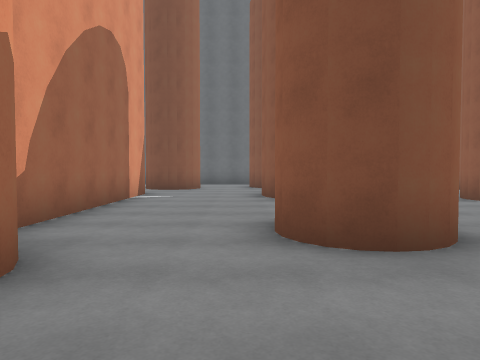
View 1 (above)

24 first-person views from a walk through a 3-D level made in the Unity game engine. The camera is 1.4 m above the floor, tilts 2° down and sees 70° across. The floor is counted in squares, 2 m on a side. Each view is taken from the middle of a square. On the plan, view 1 faces up. The plan holds only what a view shows up to about 11 squares ahead; the rest is blank. The place goes on beyond the plan. The player character is not drawn.

View 2
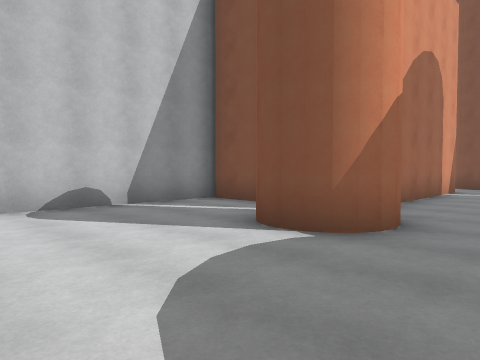

View 3
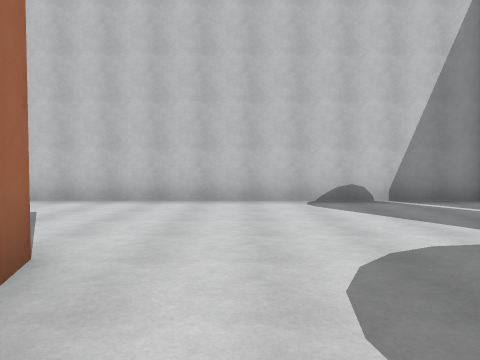

View 4
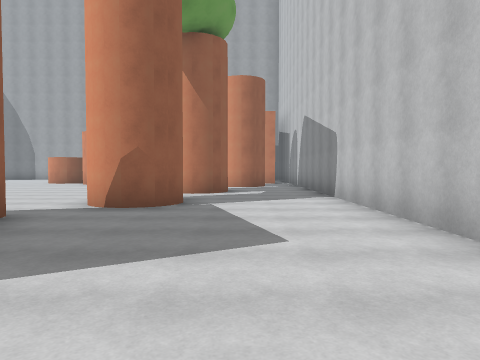

View 5
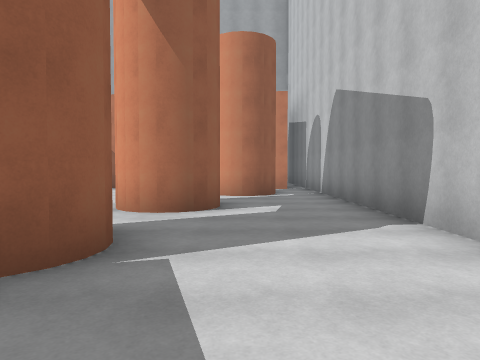

View 6
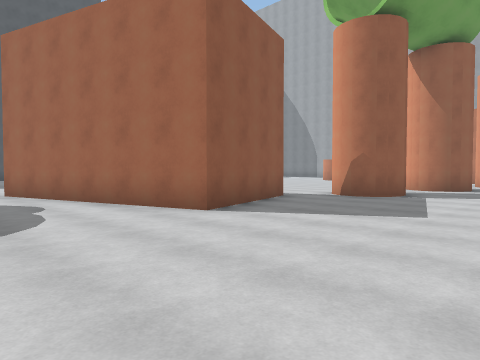

View 7
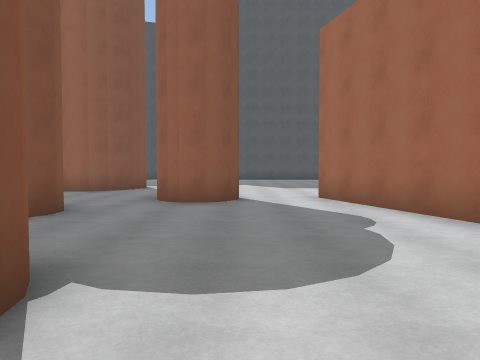

View 8
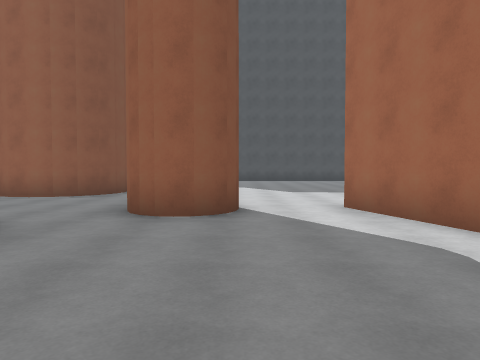

View 9
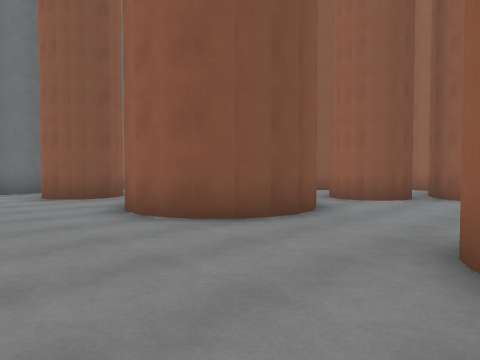

View 10
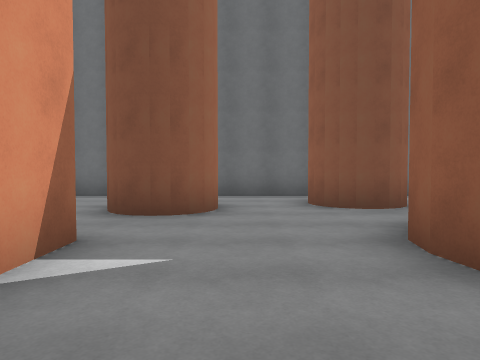

View 11
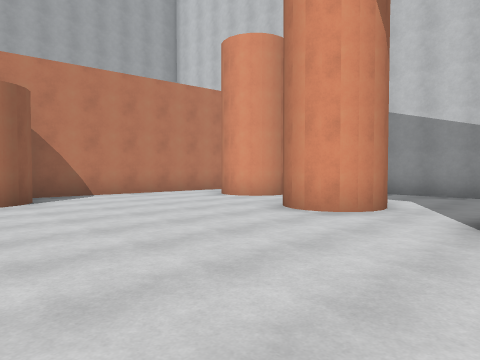

View 12
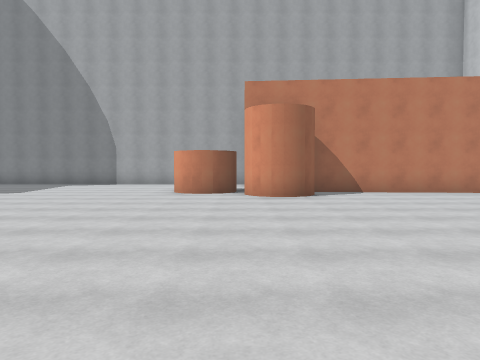

View 13
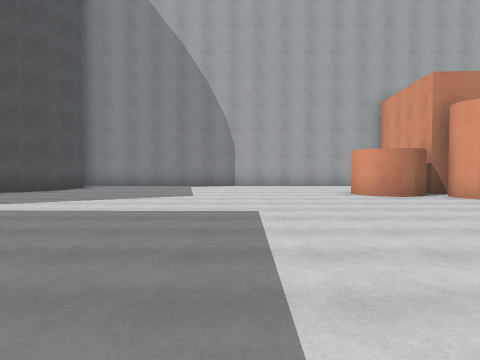

View 14
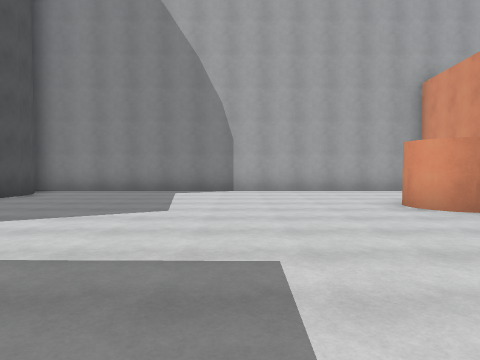

View 15
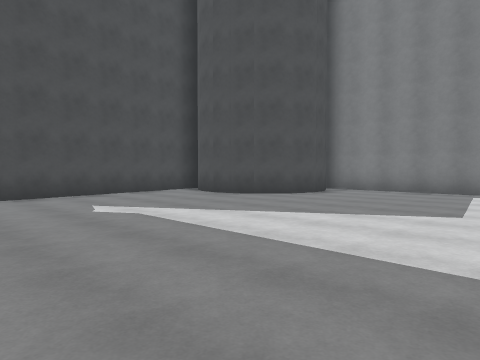

View 16
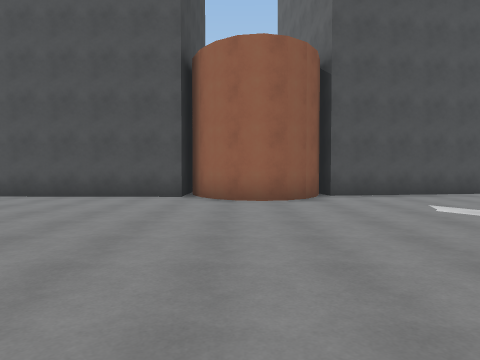

View 17
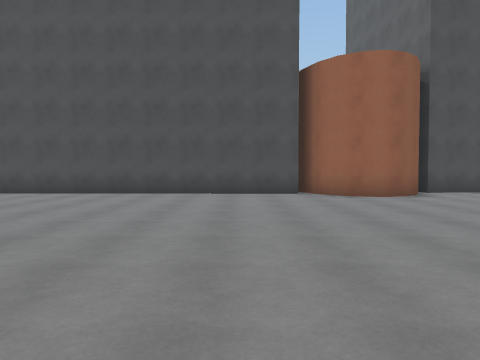

View 18
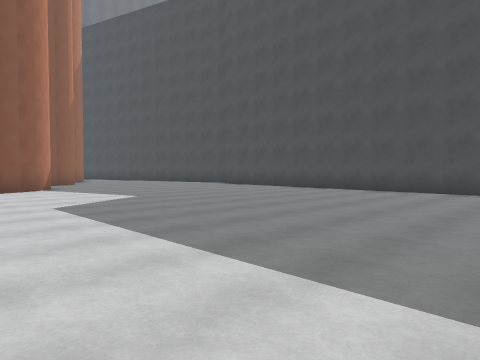

View 19
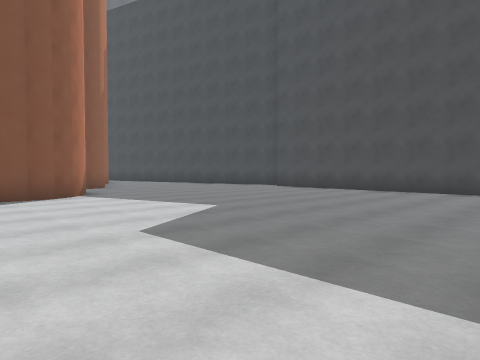

View 20
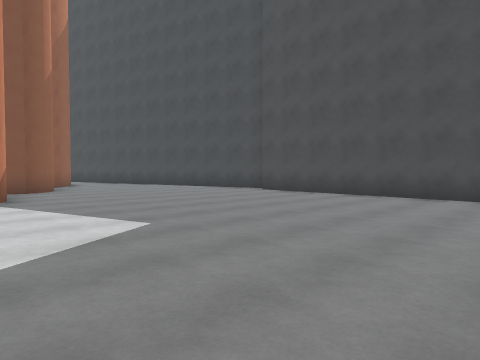

View 21
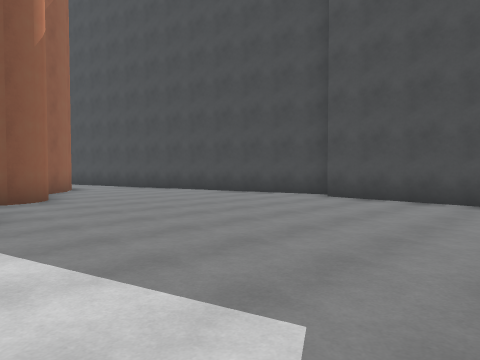

View 22
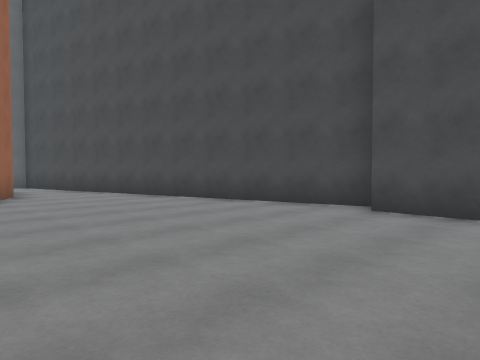

View 23
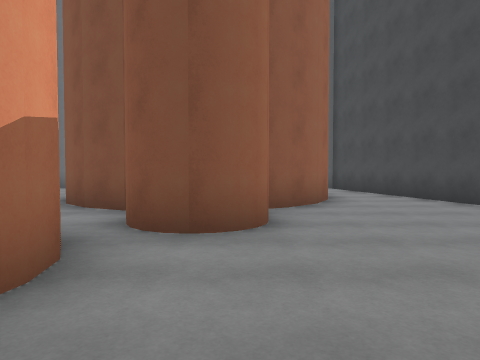

View 24
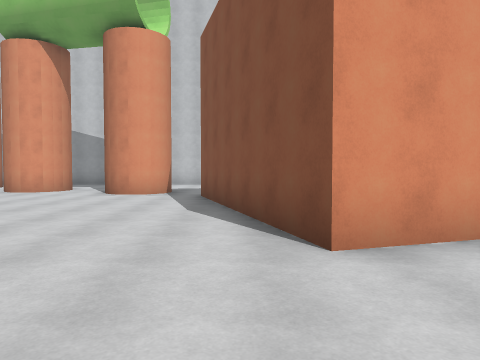

### Floor plan
Key: @ floor where view 1 was taken; # wall or solid block; . floor.
Columns run from 7 left of view 1 to 18 right of it. Each row starts with its distance up from view 1.
 15   #########
 14   ..  ...            .#
 13    .  ..##           .#
 12    .##..#.           .#
 11     ......         ##.##
 10     ....      .## ##...#
  9     #...#    ...###....#
  8     #...###.##...##....##
  7     #........#...##.....#
  6     #.........###.......#
  5     #.........###.......#
  4 #####...# ....###.......#
  3 #...##..##..............#
  2 #...##....... ..........#
  1 #.........##  ..........#
  0 #......@................#
 -1 #.......................#
 -2 #..........#............#
 -3 #......##### ...........#
 -4 #.....##   #............#
 -5 #.....#   ###...........#
 -6 #.....#####.............#
 -7 #.......................#
 -8 #....#..................#
 -9 #....##.....   .........#
-10 #............ ..........##
-11 #......................##
-12 #...##.................##
-13 #... #..................#
-14 #.......................#
-15 #..#....................#
-16 #..#....................##
-17 #.......##...............#
-18    #########.............#
-19           ##..........####
-20            ..........##
-21            ..........#
-22           ...........#
-23           ############

Positions as (right, up) in squares from view 1, and headings:
1: (0, 0), facing up
2: (0, -2), facing up-left
3: (1, -2), facing left
4: (-4, -2), facing down
5: (-4, -6), facing down
6: (-6, 0), facing down-right
7: (-4, 0), facing right
8: (-2, 0), facing right
9: (-2, 4), facing up-right
10: (-1, 6), facing up
11: (3, -9), facing down-left
12: (3, -8), facing down
13: (8, -9), facing down
14: (8, -12), facing down
15: (8, -12), facing down-right
16: (8, -11), facing right
17: (7, -8), facing right
18: (6, -8), facing up-right
19: (6, -5), facing up-right
20: (8, -4), facing up-right
21: (9, -1), facing up-right
22: (11, 1), facing up-right
23: (11, 3), facing up
24: (8, -6), facing left
